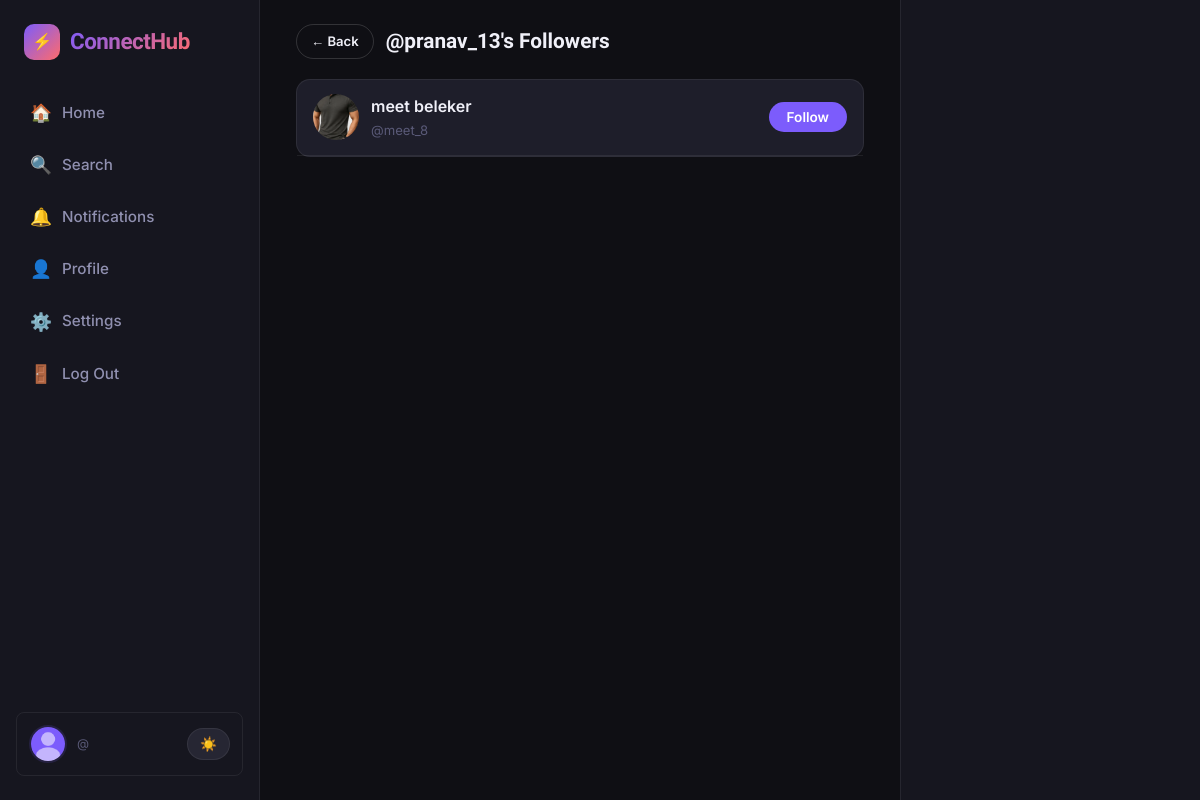
Page /profile/pranav_13/followers/ on the committed database.
### social/models.py (models this page shows, shortened)
class Follow(models.Model):
    follower = models.ForeignKey(User, on_delete=models.CASCADE, related_name='following_set')
    following = models.ForeignKey(User, on_delete=models.CASCADE, related_name='followers_set')
    created_at = models.DateTimeField(auto_now_add=True)
    class Meta:
        unique_together = ('follower', 'following')

class Profile(models.Model):
    user = models.OneToOneField(User, on_delete=models.CASCADE, related_name='profile')
    profile_image = models.ImageField(upload_to='profile_images/', default='profile_images/default.png', blank=True)
    cover_image = models.ImageField(upload_to='cover_images/', blank=True, null=True)
    bio = models.TextField(max_length=500, blank=True)
    location = models.CharField(max_length=100, blank=True)
    website = models.URLField(blank=True)
    created_at = models.DateTimeField(auto_now_add=True)

### social/views.py (the view)
# urls.py: path('profile/<str:username>/followers/', views.followers_list, name='followers_list'),
def followers_list(request, username):
    profile_user = get_object_or_404(User, username=username)
    followers = Follow.objects.filter(following=profile_user).select_related('follower', 'follower__profile')
    return render(request, 'social/followers_list.html', {'profile_user': profile_user, 'followers': followers, 'list_type': 'Followers'})

### social/context_processors.py (called while the page is built)
def notifications_count(request):
    if request.user.is_authenticated:
        count = Notification.objects.filter(receiver=request.user, is_read=False).count()
        return {'unread_notifications_count': count}
    return {'unread_notifications_count': 0}

### social/templatetags/social_tags.py (called while the page is built)
@register.filter
def is_following(current_user, target_user):
    if not current_user or not current_user.is_authenticated:
        return False
    return Follow.objects.filter(follower=current_user, following=target_user).exists()

### social/templates/social/followers_list.html (shortened to what this page needs)
{% extends 'social/app_base.html' %}
{% load static social_tags %}
{% block main %}
<div style="max-width:600px;margin:0 auto;padding:24px 16px">
  <div style="display:flex;align-items:center;gap:12px;margin-bottom:20px">
    <a href="{% url 'profile' username=profile_user.username %}" class="btn btn-outline btn-sm">← Back</a>
    <h1 style="font-family:'Sora',sans-serif;font-size:1.3rem;font-weight:700">@{{ profile_user.username }}'s Followers</h1>
  </div>
  <div style="background:var(--surface);border:1px solid var(--border);border-radius:var(--radius)">
    {% for follow in followers %}
    <div class="user-list-item" style="padding:14px 16px">
      <a href="{% url 'profile' username=follow.follower.username %}">
        <img src="{{ follow.follower.profile.profile_image.url }}" alt="" class="user-list-avatar" onerror="this.src='{% static 'images/default.png' %}'">
      </a>
      <div class="user-list-info">
        <a href="{% url 'profile' username=follow.follower.username %}">
          <div class="user-list-name">{{ follow.follower.get_full_name|default:follow.follower.username }}</div>
          <div class="user-list-handle">@{{ follow.follower.username }}</div>
        </a>
      </div>
      {% if follow.follower != request.user %}
      {% with is_following=request.user|is_following:follow.follower %}
      <button class="btn follow-btn btn-sm {% if is_following %}btn-outline following{% else %}btn-primary{% endif %}"
              data-username="{{ follow.follower.username }}">
        {% if is_following %}Following{% else %}Follow{% endif %}
      </button>
      {% endwith %}
      {% endif %}
    </div>
    {% empty %}
    <div class="empty-state">
      <div class="empty-icon">👥</div>
      <div class="empty-title">No followers yet</div>
    </div>
    {% endfor %}
  </div>
</div>
{% endblock %}

### static/css/style.css (style rules this page uses)
:root { --bg: #0f0f14; --bg-2: #16161f; --bg-3: #1e1e2a; --surface: #1e1e2a; --surface-2: #262633; --border: rgba(255,255,255,0.07); --border-hover: rgba(255,255,255,0.15); --accent: #7c5cfc; --accent-hover: #9474fd; --accent-dim: rgba(124, 92, 252, 0.15); --coral: #ff6b6b; --coral-hover: #ff8585; --teal: #00d4aa; --text-primary: #f0f0f8; --text-secondary: #9090b0; --text-muted: #5a5a78; --radius: 14px; --radius-sm: 8px; --radius-full: 999px; --shadow: 0 4px 24px rgba(0,0,0,0.35); --shadow-sm: 0 2px 8px rgba(0,0,0,0.2); --glow: 0 0 24px rgba(124,92,252,0.2); --transition: 0.18s ease; --sidebar-w: 260px; --feed-w: 600px; --aside-w: 300px; }
*, *::before, *::after { box-sizing: border-box; margin: 0; padding: 0; }
html { scroll-behavior: smooth; }
body { font-family: 'Inter', system-ui, sans-serif; background: var(--bg); color: var(--text-primary); line-height: 1.6; min-height: 100vh; }
img { max-width: 100%; display: block; }
a { color: inherit; text-decoration: none; }
button { cursor: pointer; font-family: inherit; }
.btn { display: inline-flex; align-items: center; justify-content: center; gap: 6px; padding: 9px 20px; border-radius: var(--radius-full); font-size: 0.9rem; font-weight: 600; border: none; transition: all var(--transition); }
.btn-primary { background: var(--accent); color: #fff; }
.btn-outline { background: transparent; color: var(--text-primary); border: 1px solid var(--border-hover); }
.btn-sm { padding: 6px 14px; font-size: 0.82rem; }
.follow-btn { padding: 7px 18px; font-size: 0.85rem; }
.user-list-item { display: flex; align-items: center; gap: 12px; padding: 14px 0; border-bottom: 1px solid var(--border); }
.user-list-avatar { width: 46px; height: 46px; border-radius: 50%; object-fit: cover; }
.user-list-info { flex: 1; }
.user-list-name { font-weight: 600; }
.user-list-handle { font-size: 0.82rem; color: var(--text-muted); }

### rows in the picture
Follow: follower.profile.profile_image (picture), follower.get_full_name "meet beleker", follower.username "meet_8"

### other values in the picture
{{ profile_user.username }} "pranav_13"
